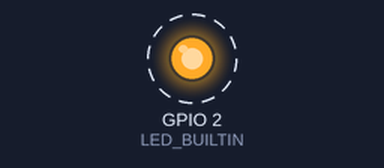
This sketch was run on a simulated ESP8266 (NodeMCU). Shown: output pins drawn as LEDs (lit = HIGH, except the on-board LED, lit = LOW). Dashed ring = blinking. What the sketch prints to the serial monitor is not drawn. At 3.0 s the program restarts the board; the recording ends there.

Above: at 0.2 s.
Timing chart, 0 to 3.0 s (numbered marks = the images above):
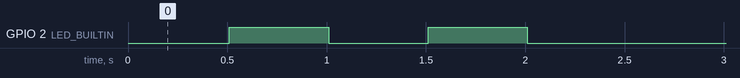

Measured:
- by itself, GPIO 2 (LED_BUILTIN): alternates HIGH for 0.50 s and LOW for 0.50 s, 4 changes in all, then stays LOW

The sketch:

loopreset.ino
```cpp
#include "Arduino.h"
#include <ESP8266WiFi.h>
#include <assert.h>
#include <limits.h>

#ifndef LED_BUILTIN
#define LED_BUILTIN 16
#endif

typedef struct
{
    int led_state;
    long event_time_ms;
} state_t;
state_t state;

/*
on_off is 1 or 0
not HIGH or LOW
*/
void utils_set_led(int led_pin, int on_off)
{
    if (led_pin < 0)
    {
        return;
    }
    if (on_off==1)
    {
        digitalWrite(led_pin, LOW);
    }
    else
    {
        digitalWrite(led_pin, HIGH);
    }
}


long utils_get_elapsed_msec_and_reset(long* pevent_time_ms)
{
    long elapsed_ms;
    elapsed_ms = millis() - *pevent_time_ms;
    if (elapsed_ms < 0)
    {
        elapsed_ms = LONG_MAX;
        *pevent_time_ms = millis(); // reset
    }
}

void setup()
{
    Serial.begin(115200);
    delay(10); // need this?
    pinMode(LED_BUILTIN, OUTPUT);
    state.event_time_ms = millis();
    Serial.println("setup complete");
    Serial.flush();
}

void loop()
{
    long elapsed_ms;
    elapsed_ms = utils_get_elapsed_msec_and_reset(&state.event_time_ms);
    if (elapsed_ms > 2000)
    {
        Serial.println("restarting");
        Serial.flush();
        delay(500);
        ESP.restart();
        delay(500);
    }
    else
    {
        state.led_state ^= 1;
        utils_set_led(LED_BUILTIN, state.led_state);
        delay(500);
    }
}
```
